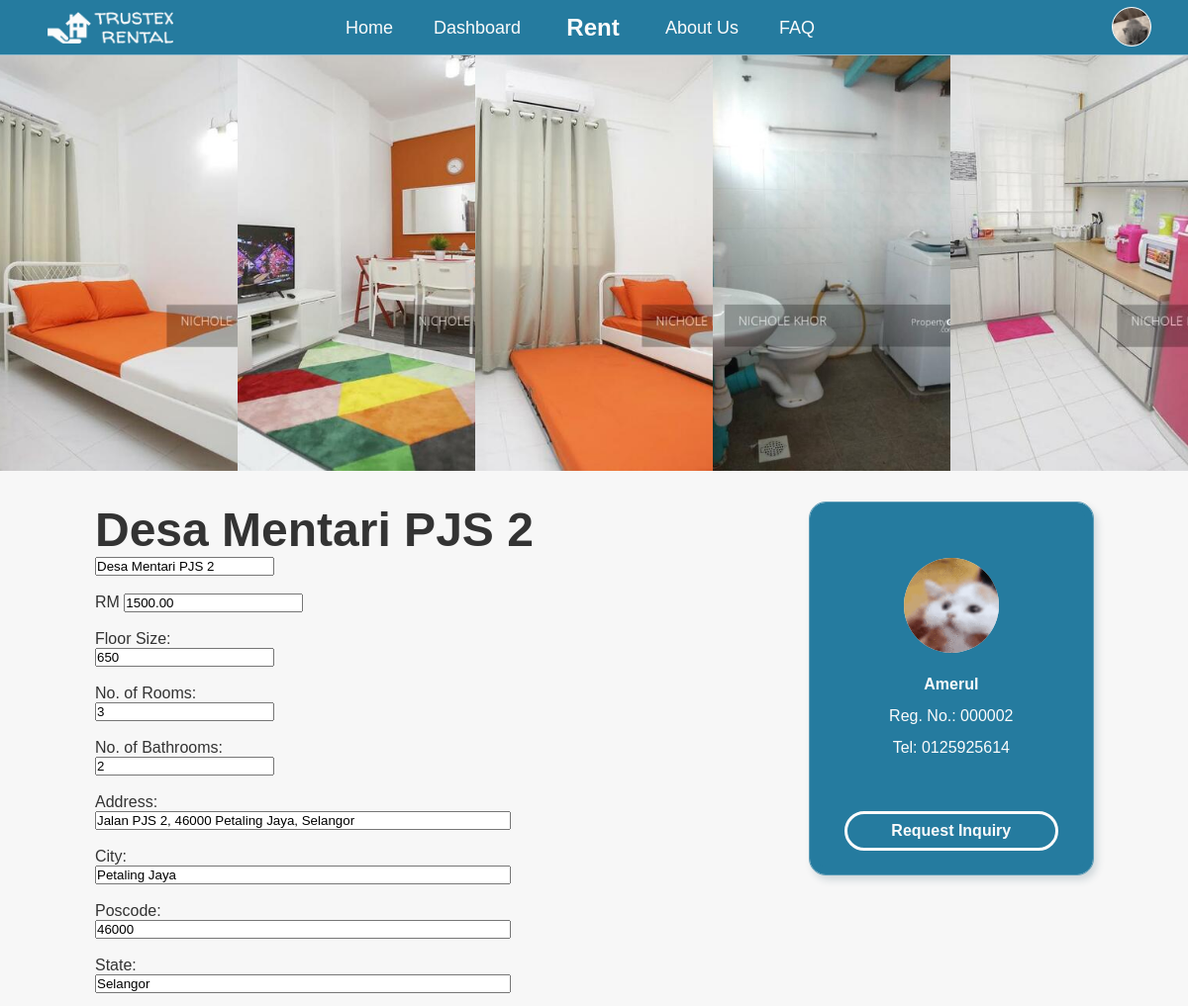
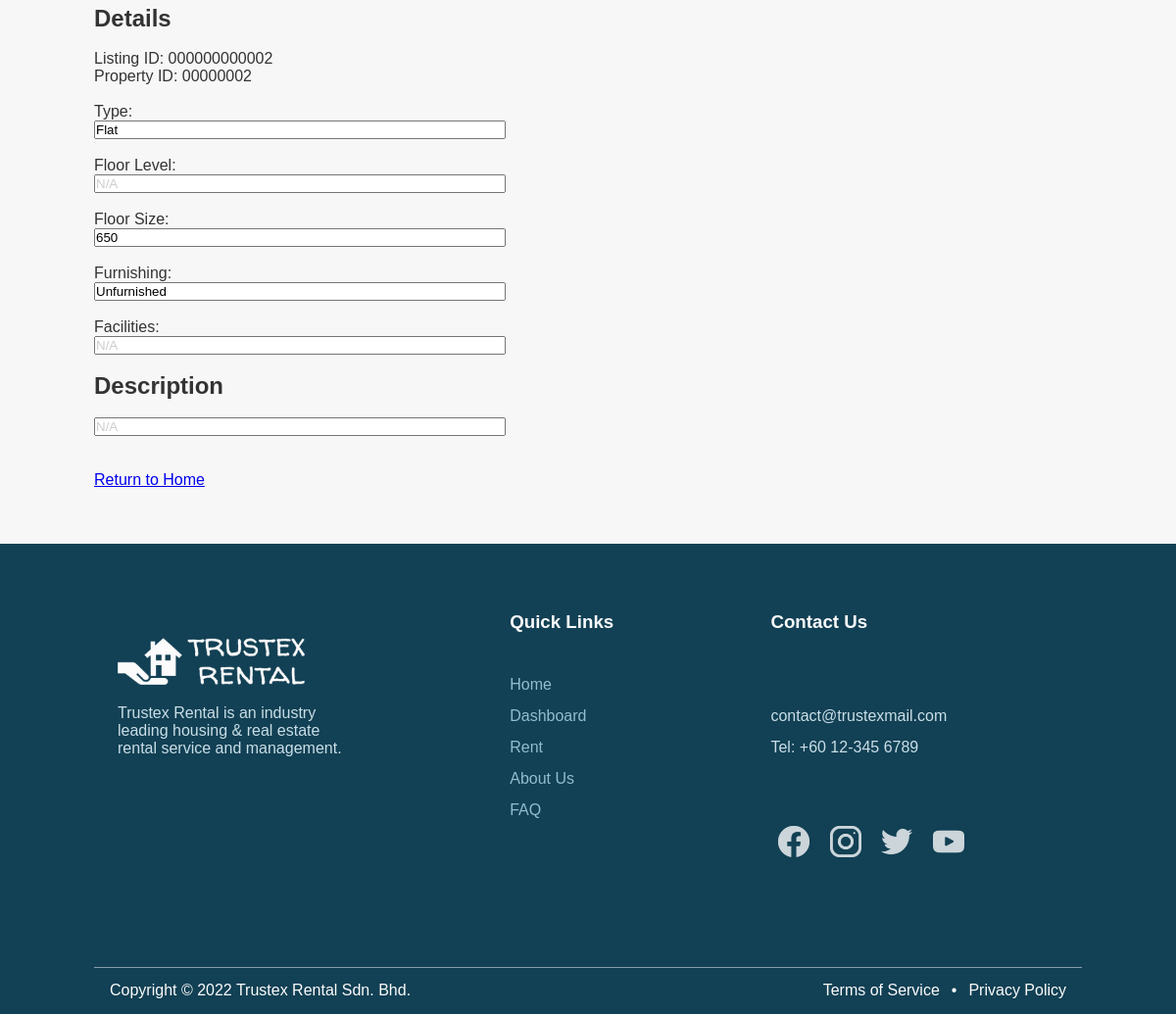
The app's page /listing.php?id=2 (signed in) with its own data (2 pictures, top to bottom).
### tables this page shows
CREATE TABLE `listing` (
  `listingID` int(12) NOT NULL,
  `propertyID` int(6) NOT NULL,
  `listingTimestamp` timestamp NOT NULL DEFAULT current_timestamp() ON UPDATE current_timestamp()
);

CREATE TABLE `property` (
  `propertyID` int(6) NOT NULL,
  `landlordRegNo` int(6) NOT NULL,
  `propertyName` varchar(256) NOT NULL DEFAULT 'N/A',
  `propertyAddress` varchar(512) NOT NULL DEFAULT 'N/A',
  `propertyCity` varchar(64) NOT NULL DEFAULT 'N/A',
  `propertyPoscode` varchar(5) NOT NULL DEFAULT 'N/A',
  `propertyState` varchar(64) NOT NULL DEFAULT 'N/A',
  `propertyType` varchar(32) DEFAULT 'N/A',
  `propertyFloorLevel` int(2) DEFAULT NULL,
  `propertyFloorSize` int(6) DEFAULT NULL,
  `propertyNumRooms` int(2) NOT NULL,
  `propertyBathrooms` int(2) NOT NULL,
  `propertyFurnishing` varchar(32) DEFAULT 'N/A',
  `propertyFacilities` varchar(128) DEFAULT 'N/A',
  `propertyDesc` varchar(2048) DEFAULT 'N/A',
  `rentPrice` decimal(6,2) DEFAULT NULL
);

CREATE TABLE `user` (
  `userID` int(10) NOT NULL,
  `userName` varchar(32) NOT NULL,
  `userEmail` varchar(256) NOT NULL,
  `userPassword` varchar(256) NOT NULL,
  `userType` char(1) NOT NULL DEFAULT 'T',
  `userFName` varchar(32) NOT NULL,
  `userLName` varchar(32) NOT NULL,
  `userIC` varchar(12) NOT NULL,
  `userGender` char(1) NOT NULL,
  `userAddress` varchar(512) NOT NULL,
  `userPhoneNo` varchar(12) NOT NULL
);

CREATE TABLE `landlord` (
  `landlordRegNo` int(6) NOT NULL,
  `userID` int(10) NOT NULL,
  `administratorID` int(4) NOT NULL
);

### listing.php (the view, shortened to what this page needs)
<?php
  $list_id = $_GET['id'];
  include("dbconnect.php");
  $sql1 = "SELECT *
          FROM listing, property
          WHERE listing.propertyID = property.propertyID AND listing.listingID = '$list_id'";
  $result = mysqli_query($connect, $sql1) or die ("Error: ".mysqli_error());
  $sql2 = "SELECT *
          FROM listing, property, landlord, user
          WHERE listingID = '$list_id'
          AND listing.propertyID = property.propertyID
          AND landlord.landlordRegNo = property.landlordRegNo
          AND landlord.userID = user.userID";
  $landlord_result = mysqli_query($connect, $sql2) or die ("Error: ".mysqli_error());
  $listing = mysqli_fetch_assoc($result);
  $landlord = mysqli_fetch_assoc($landlord_result);
  $prop_id = $listing["propertyID"];
  $propertyName = $listing["propertyName"];
  $propertyAddress = $listing["propertyAddress"];
  $propertyCity = $listing["propertyCity"];
  $propertyPoscode = $listing["propertyPoscode"];
  $propertyState = $listing["propertyState"];
  $propertyType = $listing["propertyType"];
  $propertyFloorLevel = $listing["propertyFloorLevel"];
  $propertyFloorSize = $listing["propertyFloorSize"];
  $propertyNumRooms = $listing["propertyNumRooms"];
  $propertyBathrooms = $listing["propertyBathrooms"];
  $propertyFurnishing = $listing["propertyFurnishing"];
  $propertyFacilities = $listing["propertyFacilities"];
  $propertyDesc = $listing["propertyDesc"];
  $rentPrice = $listing["rentPrice"];
?>
<!DOCTYPE html>
<html>
  <body id="listing">
    <div class="default-container">
      <div class="property-images-container">
      <?php
        $dir = "assets/images/properties/property-" . sprintf('%06d', $prop_id) . "";
        $images = [];
        if ($f = opendir($dir)) {
          $i = 0;
          while (($file = readdir($f)) != false) {
            if ($file != '.' && $file != '..') {
              $images[$i] = "assets/images/properties/property-" . sprintf('%06d', $prop_id) . "/" . $file . "";
              $i++;
            }
          }
        }
        for ($i = 0; $i < count($images); $i++) {
      ?>
          <div class="property-banner-image">
            <image class="" src="<?php echo $images[$i] ?>">
          </div>
      <?php
        }
      ?>
      </div>
      <div class="container-margin listing-section-container">
        <div class="listing-section-left">
          <form class="property-details" action="" method="POST" enctype="multipart/form-data">
            <h1><?php echo $propertyName ?></h1>
            <input class="property-h1" type="text" name="propertyName" value="<?php echo $propertyName ?>" placeholder="N/A" readonly><br><br>
            RM <input class="property-h1" type="text" name="rentPrice" value="<?php echo $rentPrice ?>" placeholder="N/A" readonly><br><br>
            <label for="propertyFloorSize">Floor Size: </label><br>
            <input class="" type="text" name="propertyFloorSize" value="<?php echo $propertyFloorSize ?>" placeholder="N/A" readonly><br><br>
            <label for="propertyNumRooms">No. of Rooms: </label><br>
            <input class="" type="text" name="propertyNumRooms" value="<?php echo $propertyNumRooms ?>" placeholder="N/A" readonly><br><br>
            <label for="propertyBathrooms">No. of Bathrooms: </label><br>
            <input class="" type="text" name="propertyBathrooms" value="<?php echo $propertyBathrooms ?>" placeholder="N/A" readonly><br><br>
            <label for="propertyAddress">Address: </label><br>
            <input class="property-text-input" type="text" name="propertyAddress" value="<?php echo $propertyAddress ?>" placeholder="N/A" readonly><br><br>
            <label for="propertyCity">City: </label><br>
            <input class="property-text-input" type="text" name="propertyCity" value="<?php echo $propertyCity ?>" placeholder="N/A" readonly><br><br>
            <label for="propertyPoscode">Poscode: </label><br>
            <input class="property-text-input" type="text" name="propertyPoscode" value="<?php echo $propertyPoscode ?>" placeholder="N/A" readonly><br><br>
            <label for="propertyState">State: </label><br>
            <input class="property-text-input" type="text" name="propertyState" value="<?php echo $propertyState ?>" placeholder="N/A" readonly><br><br>
            <h2>Details</h2><br>
            <p>Listing ID: <?php echo sprintf("%012d",$listing['listingID']) ?></p>
            <p>Property ID: <?php echo sprintf("%08d",$listing['propertyID']) ?></p><br>
            <label for="propertyType">Type: </label><br>
            <input class="property-text-input" type="text" name="propertyType" value="<?php echo $propertyType ?>" placeholder="N/A" readonly><br><br>
            <label for="propertyFloorLevel">Floor Level: </label><br>
            <input class="property-text-input" type="text" name="propertyFloorLevel" value="<?php echo $propertyFloorLevel ?>" placeholder="N/A" readonly><br><br>
            <label for="propertyFloorSize">Floor Size: </label><br>
            <input class="property-text-input" type="text" name="propertyFloorSize" value="<?php echo $propertyFloorSize ?>" placeholder="N/A" readonly><br><br>
            <label for="propertyFurnishing">Furnishing: </label><br>
            <input class="property-text-input" type="text" name="propertyFurnishing" value="<?php echo $propertyFurnishing ?>" placeholder="N/A" readonly><br><br>
            <label for="propertyFacilities">Facilities: </label><br>
            <input class="property-text-input" type="text" name="propertyFacilities" value="<?php echo $propertyFacilities ?>" placeholder="N/A" readonly><br><br>
            <h2>Description</h2><br>
            <input class="property-text-input" type="text" name="propertyDesc" value="<?php echo $propertyDesc ?>" placeholder="N/A" readonly><br><br>
          </form><br>
          <?php
            if (isset($_SESSION['userType']) && $_SESSION['userType'] == 'L' && $_SESSION['landlordRegNo'] == $landlord['landlordRegNo']) {
              echo "<a href='dashboard-landlord.php'>Return to Dashboard</a>";
            } else {
              echo "<a href='index.php'>Return to Home</a>";
            }
          ?>
        </div>
        <div class="listing-section-right">
          <div class="landlord-info-container">
            <div class="landlord-propic-container">
              <div class="propic-container">
                <?php $landlord_propic = "assets/images/users/user-".sprintf('%010d', $landlord["userID"])."/profile-picture/profile-picture.png" ?>
                <image class="profile-pic" src="<?php echo $landlord_propic ?>" onerror="this.onerror=null; this.src='assets/images/profile-default.png'">
              </div>
            </div>
            <div class="landlord-details">
              <p><b><?php echo $landlord["userFName"] . " " . $landlord["userLName"] ?></b></p>
              <p>Reg. No.: <?php echo sprintf('%06d',$landlord["landlordRegNo"]) ?></p>
              <p>Tel: <?php echo $landlord["userPhoneNo"] ?></p>
            </div>
            <?php
              $button_link = "login.php";
              $button_text = "Log In to Request Inquiry";
              if (isset($_SESSION["userID"])) {
                $button_link = "createRequest.php?id=" . $list_id . "";
                $button_text = "Request Inquiry";
              }
            ?>
            <a href="<?php echo $button_link ?>">
              <button class="request-button"><?php echo $button_text ?></button>
            </a>
          </div>
        </div>
      </div>
    </div>
  </body>
</html>

### records on screen
listing: propertyID.propertyName "Desa Mentari PJS 2", propertyName "Desa Mentari PJS 2", rentPrice "1500.00", propertyFloorSize "650", propertyNumRooms "3", propertyBathrooms "2", propertyAddress "Jalan PJS 2, 46000 Petaling Jaya, Selangor", propertyCity "Petaling Jaya", propertyPoscode "46000", propertyState "Selangor", listingID "000000000002", propertyID.propertyID "00000002", propertyType "Flat", propertyFurnishing "Unfurnished", user.userFName "Amerul", landlord.landlordRegNo "000002", user.userPhoneNo "0125925614"

### other values on screen
$button_text "Request Inquiry"
